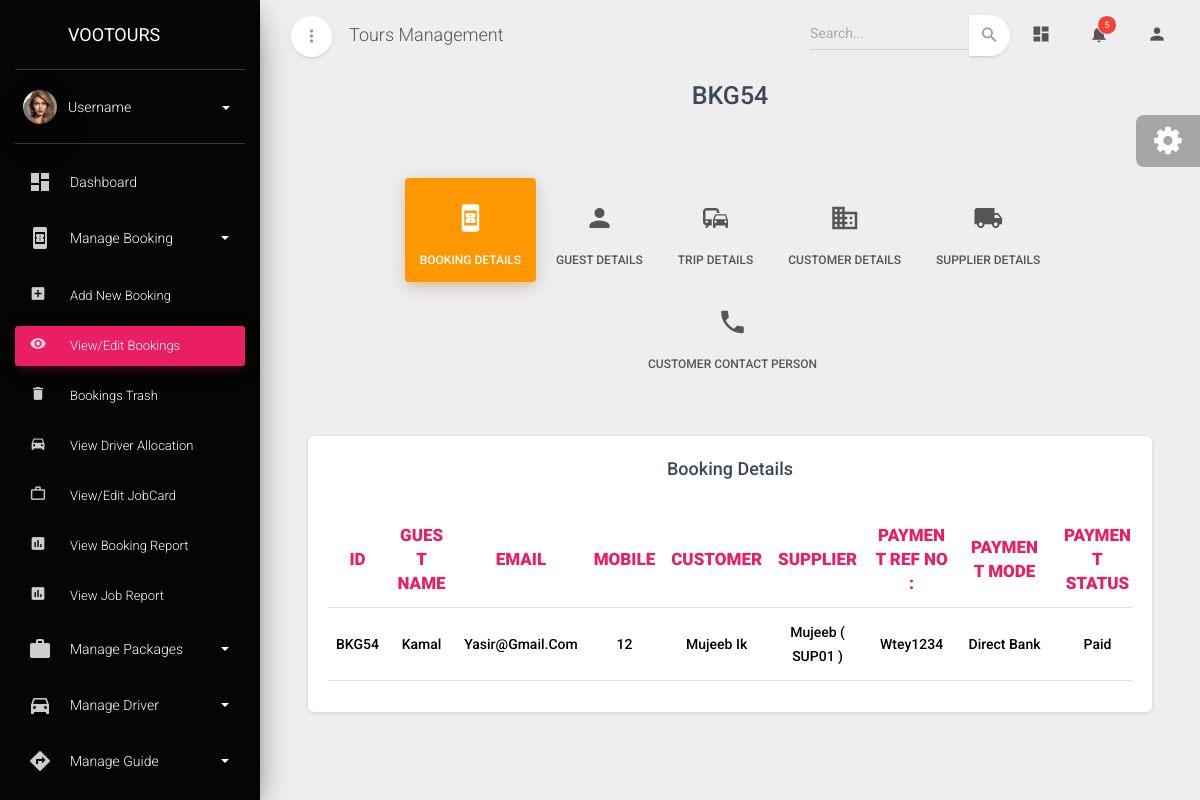
/bookingdetailsview/BKG54/, run on the app's committed database.
### admin_dashboard/models.py (models this page shows, shortened)
class Booking_Trip_details(models.Model):
    guest_name=models.CharField(max_length=200)
    email=models.EmailField(null=True,blank=True)
    contact_number=models.CharField(max_length=20)
    whatsapp_number=models.CharField(max_length=20,null=True,blank=True)
    booking_trip_id=models.CharField(max_length=10,primary_key=True,editable=False)
    booking=models.ForeignKey(Booking,on_delete=models.CASCADE,related_name='bookingtripdetails')
    category=models.ForeignKey(Category,on_delete=models.CASCADE)
    package=models.ForeignKey(Package,on_delete=models.CASCADE)
    supplier=models.ForeignKey(Supplier,on_delete=models.CASCADE,blank=True,null=True)
    driver=models.ForeignKey(Driver,on_delete=models.CASCADE,blank=True,null=True)
    guide=models.ForeignKey(Guide,on_delete=models.CASCADE,blank=True,null=True)
    trip_date=models.DateField()
    trip_time=models.TimeField()
    no_of_adult=models.PositiveIntegerField()
    no_of_child=models.PositiveIntegerField()
    no_of_infant=models.PositiveIntegerField()
    rate_of_adult=models.PositiveIntegerField()
    rate_of_child=models.PositiveIntegerField()
    rate_of_infant=models.PositiveIntegerField()
    pickup_location=models.CharField(max_length=100,null=True,blank=True)
    drop_location=models.CharField(max_length=100,null=True,blank=True)
    room_no=models.CharField(max_length=100,null=True,blank=True)
    pickup_time=models.TimeField(null=True,blank=True)
    transfer_type=models.CharField(max_length=100,null=True,blank=True)
    vehicle_type=models.ForeignKey(Vehicle_type,on_delete=models.CASCADE,null=True,blank=True)
    vehicle_name=models.CharField(max_length=100,null=True,blank=True)
    no_of_luggage=models.PositiveIntegerField(null=True,blank=True)
    flight_time=models.TimeField(null=True,blank=True)
    remark=models.CharField(max_length=500,null=True,blank=True)
    total_amount=models.FloatField(default=0)
    vat=models.FloatField(default=5)
    vat_amount=models.FloatField(default=0)
    grand_total=models.FloatField(default=0)
    exclude=models.BooleanField(default=False)
    is_deleted=models.BooleanField(default=False)

class Booking(models.Model):
    payment_status_choices=[
        ('Paid','Paid'),
        ('Unpaid','Unpaid'),
    ]
    booked_date = models.DateField(auto_now_add=True)
    booked_by=models.CharField(max_length=100,default="mujeeb")
    booking_id=models.CharField(max_length=10,primary_key=True,editable=False)
    company=models.ForeignKey(Company,on_delete=models.CASCADE)
    contact_person=models.ForeignKey(Company_contact_details,on_delete=models.CASCADE)
    payment_ref_no=models.CharField(max_length=50)
    payment_status=models.CharField(choices=payment_status_choices,max_length=20)
    payment_mode=models.ForeignKey(Payment_mode,on_delete=models.CASCADE)
    status=models.ForeignKey(Status_type,on_delete=models.CASCADE)
    grand_total=models.FloatField(default=0)
    is_deleted=models.BooleanField(default=False)

class Company(models.Model):
    company_id=models.CharField(max_length=10,primary_key=True,editable=False)
    name=models.CharField(max_length=100)
    company_type=models.ForeignKey(Company_type,on_delete=models.CASCADE)
    tl_number=models.PositiveIntegerField()
    vat_number=models.PositiveIntegerField()
    address1=models.CharField(max_length=100)
    city1=models.CharField(max_length=100)
    state1=models.CharField(max_length=100)
    country1=models.CharField(max_length=100)
    pincode1=models.PositiveIntegerField()
    phone1=models.PositiveIntegerField()
    address2=models.CharField(max_length=100,blank=True,null=True)
    city2=models.CharField(max_length=100,blank=True,null=True)
    state2=models.CharField(max_length=100,blank=True,null=True)
    country2=models.CharField(max_length=100,blank=True,null=True)
    pincode2=models.PositiveIntegerField(blank=True,null=True)
    phone2=models.PositiveIntegerField(blank=True,null=True)
    mobile=models.PositiveIntegerField()
    email=models.EmailField()
    trade_license=models.FileField(upload_to='company_trade_license/')
    vat_certificate=models.FileField(upload_to='company_vat_cerificate/')
    account_name=models.CharField(max_length=200)
    bank_name=models.CharField(max_length=200)
    account_number=models.PositiveIntegerField()
    iban=models.CharField(max_length=200)
    swift=models.CharField(max_length=200)
    routing_number=models.PositiveIntegerField()
    branch=models.CharField(max_length=100)
    city=models.CharField(max_length=100)
    country=models.CharField(max_length=200)
    status=models.ForeignKey(Status_type,on_delete=models.CASCADE)
    is_deleted=models.BooleanField(default=False)
    def __str__(self):
        return self.name

class Supplier(models.Model):
    supplier_id=models.CharField(max_length=10,primary_key=True,editable=False)
    name=models.CharField(max_length=100)
    category=models.ForeignKey(Category,on_delete=models.CASCADE)
    supplier_type=models.ForeignKey(Supplier_type,on_delete=models.CASCADE)
    tl_number=models.CharField(max_length=100)
    vat_number=models.CharField(max_length=100)
    address1=models.CharField(max_length=100)
    city1=models.CharField(max_length=100)
    state1=models.CharField(max_length=100)
    country1=models.CharField(max_length=100)
    pincode1=models.CharField(max_length=100)
    phone1=models.PositiveIntegerField()
    address2=models.CharField(max_length=100,blank=True,null=True)
    city2=models.CharField(max_length=100,blank=True,null=True)
    state2=models.CharField(max_length=100,blank=True,null=True)
    country2=models.CharField(max_length=100,blank=True,null=True)
    pincode2=models.CharField(max_length=100,blank=True,null=True)
    phone2=models.PositiveIntegerField(blank=True,null=True)
    mobile=models.PositiveIntegerField()
    email=models.EmailField()
    trade_license=models.FileField(upload_to='trade_license/')
    vat_certificate=models.FileField(upload_to='vat_certificate/')
    account_name=models.CharField(max_length=200)
    bank_name=models.CharField(max_length=200)
    account_number=models.CharField(max_length=100)
    iban=models.CharField(max_length=200)
    swift=models.CharField(max_length=200)
    routing_number=models.CharField(max_length=100)
    branch=models.CharField(max_length=100)
    city=models.CharField(max_length=100)
    country=models.CharField(max_length=200)
    status=models.ForeignKey(Status_type,on_delete=models.CASCADE)
    is_deleted=models.BooleanField(default=False)
    def __str__(self):
        return f"{self.name} ( {self.supplier_id} )"

class Payment_mode(models.Model):
    payment_id=models.CharField(max_length=10,primary_key=True,editable=False)
    payment_mode=models.CharField(max_length=50,unique=True)
    def __str__(self):
        return self.payment_mode

### admin_dashboard/views.py (the view)
# urls.py: path('bookingdetailsview/<str:pk>/',booking_details_view,name='booking_details'),
def booking_details_view(request,pk):
    data=Booking_Trip_details.objects.get(pk=pk)
    company=data.booking.company
    return render(request,'bookingdetailsview.html',{'data':data,'company':company})

### admin_dashboard/models.py (called while the page is built)
    def __str__(self):
        return self.status

    def __str__(self):
        return self.category_name

    def __str__(self):
        return self.type_name

    def __str__(self):
        return self.type_name

    def __str__(self):
        return self.package_title

### admin_dashboard/templates/bookingdetailsview.html (shortened to what this page needs)
{% extends "base.html" %}
{% block content %}
            <div class="row mt-5 pl-5 pr-5">
                <div class="col-md-12 ml-auto mr-auto">
                  <div class="page-categories">
                    <h3 class="title text-center font-weight-bold">{{data.booking_trip_id}}</h3>
                    <br/>
                    <ul class="nav nav-pills nav-pills-warning nav-pills-icons justify-content-center mt-3" role="tablist">
                      <li class="nav-item">
                        <a class="nav-link active" data-toggle="tab" href="#details" role="tablist">
                          <i class="material-icons">book_online</i> Booking Details
                        </a>
                      </li>
                      <li class="nav-item">
                        <a class="nav-link" data-toggle="tab" href="#vehicle" role="tablist">
                          <i class="material-icons">person</i> Guest Details
                        </a>
                      </li>
                      <li class="nav-item">
                        <a class="nav-link" data-toggle="tab" href="#document" role="tablist">
                          <i class="material-icons">commute  </i>Trip Details
                        </a>
                      </li>
                      <li class="nav-item">
                        <a class="nav-link" data-toggle="tab" href="#contact" role="tablist">
                          <i class="material-icons">business</i> Customer Details
                        </a>
                      </li>
                      <li class="nav-item">
                        <a class="nav-link" data-toggle="tab" href="#a" role="tablist">
                          <i class="material-icons">local_shipping</i> Supplier Details
                        </a>
                      </li>
                      <li class="nav-item">
                        <a class="nav-link" data-toggle="tab" href="#contactperson" role="tablist">
                          <i class="material-icons">phone</i>Customer Contact Person
                        </a>
                      </li>
                    </ul>
                    <div class="tab-content tab-space tab-subcategories">
                      <div class="tab-pane active" id="details">
                        <div class="card">
                          <div class="card-header">
                            <h4 class="card-title text-center font-weight-bold mt-2">Booking Details</h4>
                          </div>
                            <div class="card-body">
                                <div class="table-responsive">
                                  <table class="table">
                                    <thead>
                                        <tr>
                                            <th class="text-center  text-rose" style="font-weight: 900;" >ID</th>
                                            <th class="text-center  text-rose" style="font-weight: 900;" >GUEST NAME</th>
                                            <th class="text-center  text-rose" style="font-weight: 900;" >EMAIL</th>
                                            <th class="text-center  text-rose" style="font-weight: 900;" >MOBILE</th>
                                            <th class="text-center  text-rose" style="font-weight: 900;" >CUSTOMER</th>
                                            <th class="text-center  text-rose" style="font-weight: 900;" >SUPPLIER</th>
                                            <th class="text-center  text-rose" style="font-weight: 900;" >PAYMENT REF NO : </th>
                                            <th class="text-center  text-rose" style="font-weight: 900;" >PAYMENT MODE</th>
                                            <th class="text-center  text-rose" style="font-weight: 900;" >PAYMENT STATUS</th>
                                          </tr>
                                        </thead>
                                        <tbody>
                                            <tr>
                                              <td class="text-center text-capitalize" style="font-weight: 500;">{{data.booking_trip_id}}</td>
                                              <td class="text-center text-capitalize" style="font-weight: 500;">{{data.guest_name}}</td>
                                              <td class="text-center text-capitalize" style="font-weight: 500;">{{data.email}}</td>
                                              <td class="text-center text-capitalize" style="font-weight: 500;">{{data.contact_number}}</td>
                                              <td class="text-center text-capitalize" style="font-weight: 500;">{{data.booking.company}}</td>
                                              <td class="text-center text-capitalize" style="font-weight: 500;">{{data.supplier}}</td>
                                              <td class="text-center text-capitalize" style="font-weight: 500;">{{data.booking.payment_ref_no}}</td>
                                              <td class="text-center text-capitalize" style="font-weight: 500;">{{data.booking.payment_mode}}</td>
                                              <td class="text-center text-capitalize" style="font-weight: 500;">{{data.booking.payment_status}}</td>
                                      </tr>
                                    </tbody>
                                  </table>
                                </div>
                              </div>
                          </div>
                      </div>
                    </div>
                  </div>
                </div>
              </div>
            </div>
{% endblock content %}

### admin_dashboard/templates/bookingdetailsview.html (style rules this page uses)
body { overflow-x: hidden; }

### data on the page
Booking_Trip_details: booking_trip_id "BKG54", guest_name "Kamal", email "Yasir@gmail.com", contact_number "12", booking.company "Mujeeb Ik", supplier "Mujeeb ( SUP01 )", booking.payment_ref_no "Wtey1234", booking.payment_mode "Direct Bank", booking.payment_status "Paid"
